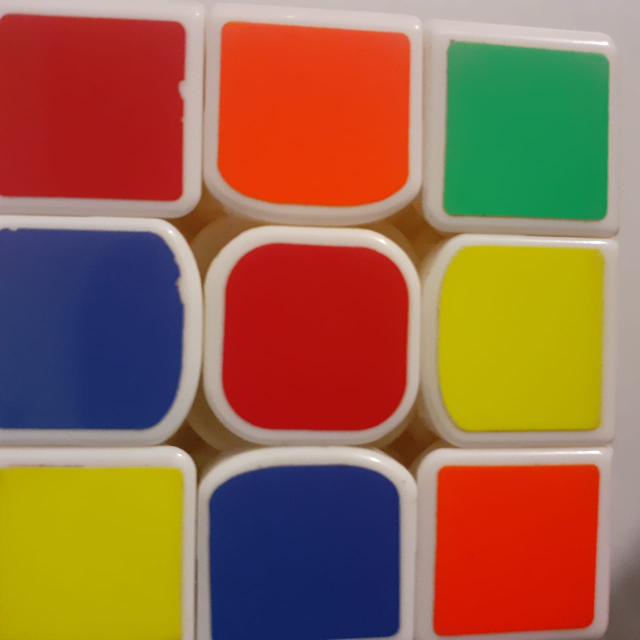
#> input picture data/0.png, 1280 x 1280 px (shown at 1/2 size)
$ python -i vision.py   (imports and definitions only)   (older library calls are emulated)
#> lines starting #> are read from the running program, lines starting #| are printed output that depends on the picture; after the words box and inside, x2 and y2 are one past the last pixel; in counts of white or black regions, pixels touching at a corner belong together
### src/colors.py
import cv2
import numpy as np
import rerun as rr

# Note, the ranges are dependent on the lighting conditions
# red, orange and yellow can be very similar

HSV_RANGES = {
    "red": ((0, 100, 100), (8, 255, 255)),
    "orange": ((9, 100, 100), (28, 255, 255)),
    "yellow": ((29, 60, 100), (35, 255, 255)),
    "green": ((36, 70, 100), (88, 255, 255)),
    "blue": ((99, 150, 150), (130, 255, 255)),
    "white": ((0, 0, 200), (255, 60, 255)),
}

COLOR_CODES = {
    "red": "R",
    "orange": "O",
    "yellow": "Y",
    "green": "G",
    "blue": "B",
    "white": "W",
}


# [18 lines left out: functions _gamma_correction, _white_balance, not called in this run]

def _get_hsv(rgb_image: np.ndarray, verbose: bool = False) -> np.ndarray:
    hsv = cv2.cvtColor(rgb_image, cv2.COLOR_RGB2HSV)
    hsv[..., 0] = hsv[..., 0] % 170
    if verbose:
        h, s, v = cv2.split(hsv)
        rr.log("h", rr.Image(h))
        rr.log("s", rr.Image(s))
        rr.log("v", rr.Image(v))
    return hsv


# [15 lines left out: function _classify_color, not called in this run]

### src/vision.py
import pathlib

import cv2
import imutils
import numpy as np
import rerun as rr
from colors import HSV_RANGES, _classify_color, _get_hsv
from imutils import perspective

KERNEL_SML = cv2.getStructuringElement(cv2.MORPH_RECT, (3, 3))
KERNEL_MED = cv2.getStructuringElement(cv2.MORPH_RECT, (5, 5))
KERNEL_BIG = cv2.getStructuringElement(cv2.MORPH_RECT, (7, 7))

WIDTH = 480


# [11 lines left out: functions _preprocess, _load_image, not called in this run]


def _morph(stuff: np.ndarray, verbose: bool = False):
    eroded_sml = cv2.erode(stuff, KERNEL_SML, iterations=4)
    eroded_med = cv2.erode(eroded_sml, KERNEL_MED, iterations=1)
    eroded_big = cv2.erode(eroded_med, KERNEL_BIG, iterations=1)

    filtered = cv2.boxFilter(eroded_big, -1, (7, 7), normalize=False)
    dilated = cv2.dilate(filtered, KERNEL_MED, iterations=5)

    closed = cv2.morphologyEx(dilated, cv2.MORPH_CLOSE, KERNEL_MED, iterations=6)

    if verbose:
        rr.log("morph/stuff", rr.Image(stuff))
        rr.log("morph/closed", rr.SegmentationImage(closed))

    return closed


def _segment_cube(rgb_img: np.ndarray, verbose: bool = False):
    hsv = _get_hsv(rgb_img)
    mask = np.zeros_like(hsv[:, :, 0])
    for color, (lower, upper) in HSV_RANGES.items():
        color_mask = cv2.inRange(hsv, lower, upper)
        mask |= color_mask
    mask = _morph(mask, verbose=verbose)
    return mask


def _compactness(contour: np.ndarray) -> float:
    """Calculate the compactness of a contour

    Args:
        contour (np.ndarray): A contour

    Returns:
        float: The compactness of the contour
    """
    area = cv2.contourArea(contour)
    perimeter = cv2.arcLength(contour, True)
    compactness = 4 * np.pi * area / (perimeter**2)
    return compactness


def _squareness_error(contour: np.ndarray) -> float:
    """Calculate the squareness error of a contour

    Args:
        contour (np.ndarray): A contour

    Returns:
        float: The squareness error of the contour
    """

    compactness = _compactness(contour)
    return 1e6 * (1 / 16 - compactness) ** 2


def _get_box(binarized: np.ndarray, verbose: bool = False):
    edges = cv2.Laplacian(binarized, cv2.CV_8U, ksize=5)
    if verbose:
        rr.log("edges", rr.Image(edges))
    cnts = cv2.findContours(edges, cv2.RETR_EXTERNAL, cv2.CHAIN_APPROX_SIMPLE)
    cnts = imutils.grab_contours(cnts)
    cnts = sorted(cnts, key=lambda c: cv2.contourArea(c) * _squareness_error(c))

    max_peri = -np.inf
    biggest = None
    for c in cnts:
        peri = cv2.arcLength(c, True)
        approx = cv2.approxPolyDP(c, 0.1 * peri, True)
        if len(approx) == 4:
            if peri > max_peri:
                max_peri = peri
                biggest = approx
                biggest = np.array(sorted(biggest, key=lambda x: x[0][0] + x[0][1]))
    return biggest, max_peri


def _fix_perspective(rgb_img: np.ndarray, verbose: bool = False):
    mask = _segment_cube(rgb_img, verbose=verbose)
    contour, peri = _get_box(mask, verbose=verbose)

    if contour is None:
        raise Exception("No contour found!")

    rect = cv2.minAreaRect(contour)
    box = cv2.boxPoints(rect)

    # if the perimeter is too small the contour is probably noise
    if peri < 250 or peri > 900:
        raise Exception("Contour could be noise!")

    cropped = perspective.four_point_transform(rgb_img, box)

    pts_dst = np.array(
        [[WIDTH, WIDTH], [WIDTH * 2, WIDTH], [WIDTH * 2, WIDTH * 2], [WIDTH, WIDTH * 2]]
    )

    M, _ = cv2.findHomography(box, pts_dst)
    clone = rgb_img.copy()
    # draw rect over clone
    cv2.drawContours(clone, [box.astype("int")], -1, (0, 255, 0), 2)
    warped = cv2.warpPerspective(clone, M, (WIDTH * 3, WIDTH * 3))

    if verbose:
        rr.log("image/corners", rr.Points2D(positions=box, colors=(255, 0, 0), radii=6, labels='face corner'))
        rr.log("warped", rr.Image(warped))

    return cropped, warped, M


# [26 lines left out: functions _get_cells, _get_face_colors, not called in this run]

>>> import cv2
>>> picture = cv2.imread('../data/0.png')
#> picture is the input picture: shape (1280, 1280, 3); mean B, G, R 73.6, 103.1, 150.3
>>> result = _fix_perspective(picture)
#> the loop in _segment_cube, `for color, (lower, upper) in HSV_RANGES.items():` made 6 passes
#> pass 1, in _segment_cube, `color_mask = cv2.inRange(hsv, lower, upper)`:
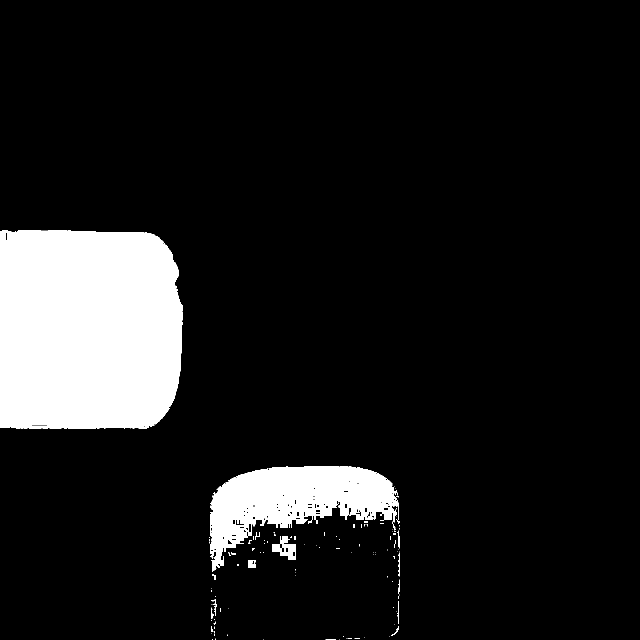
#> color_mask: shape (1280, 1280) (shown at 1/2 size); 10.9% white; 117 white regions (95 under 20 px), largest, box (x1, y1, x2, y2) and area: (0, 460, 365, 858) 137749, (420, 932, 798, 1144) 38694, (544, 1072, 592, 1120) 1220
#> after the loop in _segment_cube, `for color, (lower, upper) in HSV_RANGES.items():`:
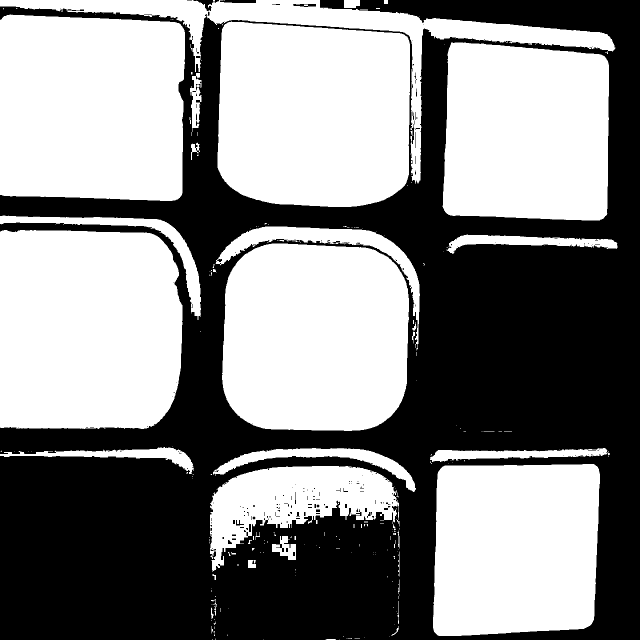
#> mask: shape (1280, 1280) (shown at 1/2 size); 54% white; 199 black regions (162 under 20 px), largest, box (x1, y1, x2, y2) and area: (0, 0, 1280, 1280) 751317, (440, 0, 512, 6) 391, (386, 0, 427, 23) 364
#> in _morph, `eroded_sml = cv2.erode(stuff, KERNEL_SML, iterations=4)`:
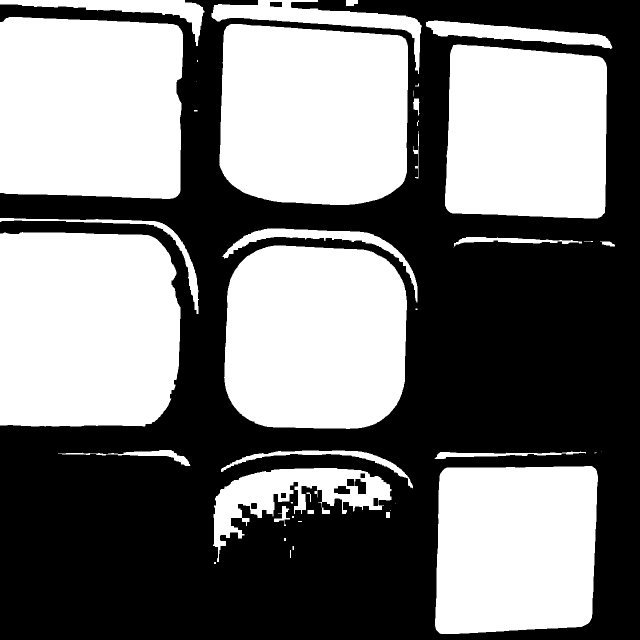
#> eroded_sml: shape (1280, 1280) (shown at 1/2 size); 48.2% white; 44 white regions (13 under 20 px), largest, box (x1, y1, x2, y2) and area: (0, 464, 361, 853) 133069, (0, 34, 366, 398) 127031, (439, 48, 816, 410) 125110
#> in _morph, `eroded_big = cv2.erode(eroded_med, KERNEL_BIG, iterations=1)`:
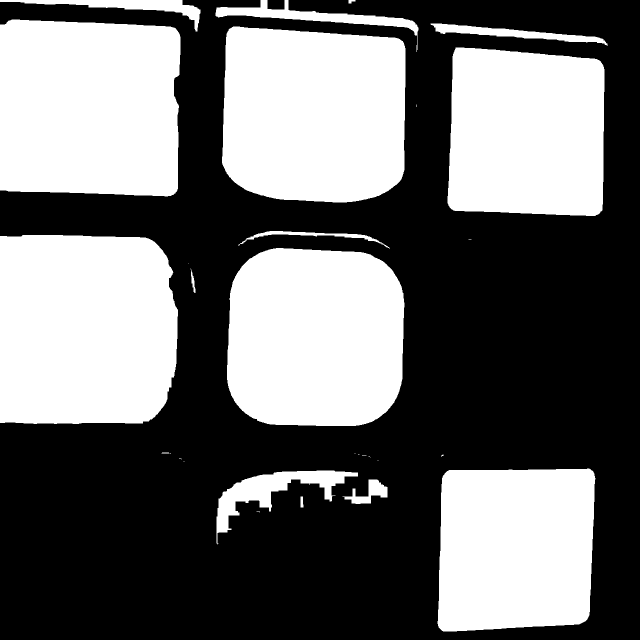
#> eroded_big: shape (1280, 1280) (shown at 1/2 size); 43.2% white; 29 white regions (13 under 20 px), largest, box (x1, y1, x2, y2) and area: (0, 470, 356, 848) 127346, (0, 39, 361, 393) 121371, (444, 53, 811, 405) 117807
#> in _morph, `filtered = cv2.boxFilter(eroded_big, -1, (7, 7), normalize=False)`:
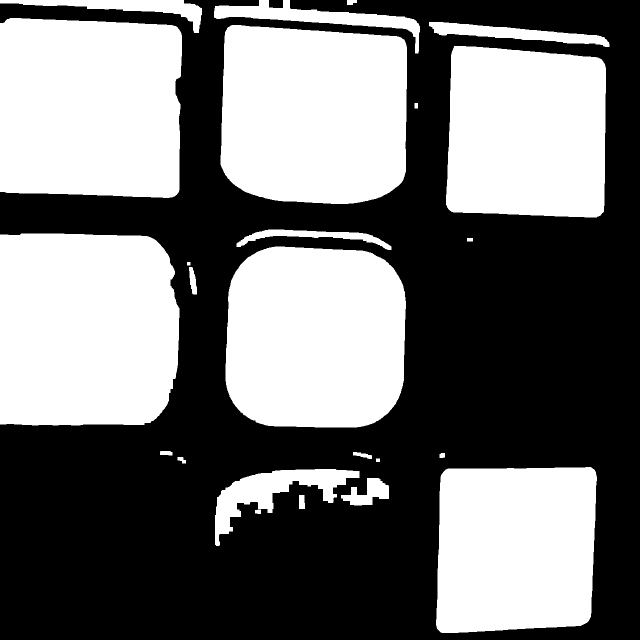
#> filtered: shape (1280, 1280) (shown at 1/2 size); 45.6% white; 24 white regions, largest, box (x1, y1, x2, y2) and area: (0, 467, 359, 851) 130730, (0, 36, 364, 396) 124755, (441, 50, 814, 408) 122163
#> in _morph, `closed = cv2.morphologyEx(dilated, cv2.MORPH_CLOSE, KERNEL_MED, iterat..`:
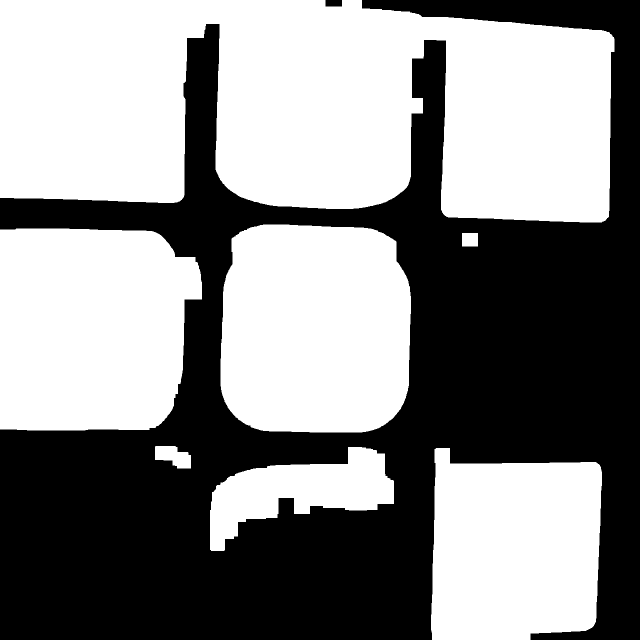
#> closed: shape (1280, 1280) (shown at 1/2 size); 54.3% white; 2 black regions, box (x1, y1, x2, y2) and area: (0, 0, 1280, 1280) 748732, (651, 0, 684, 13) 429
#> in _get_box, `edges = cv2.Laplacian(binarized, cv2.CV_8U, ksize=5)`:
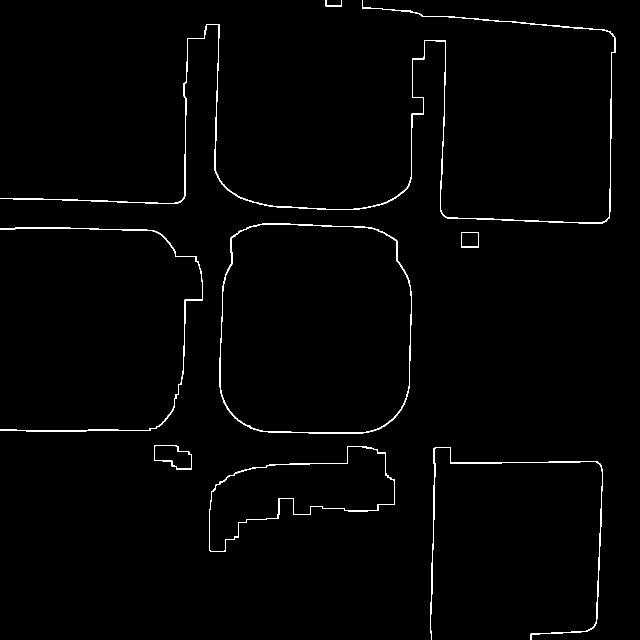
#> edges: shape (1280, 1280) (shown at 1/2 size); 1.2% white in thin lines or dots
#> in _get_box, `cnts = cv2.findContours(edges, cv2.RETR_EXTERNAL, cv2.CHAIN_APPROX_SIM..`: cnts = 8 contours; box (x1, y1, x2, y2) and area: (439, 447, 824, 867) 147310, (418, 892, 790, 1104) 38710, (0, 0, 1231, 447) 3978, (308, 890, 384, 939) 2615, (860, 894, 1206, 1280) 1329, (0, 455, 406, 863) 1325, (922, 464, 958, 495) 1050, (651, 0, 684, 13) 55
#> the loop in _get_box, `for c in cnts:` made 8 passes
#> (peri, approx, max_peri, biggest) on pass 3: (2466.5, [[867, 896], [862, 1279], [872, 895], [1185, 1257]], 2466.5, [[867, 896], [872, 895], [862, 1279], [1185, 1257]])
#> after the loop in _get_box, `for c in cnts:`: max_peri = 2466.5
#> in _fix_perspective, `contour, peri = _get_box(mask, verbose=verbose)`: contour = [[867, 896], [872, 895], [862, 1279], [1185, 1257]]; peri = 2466.5
#> in _fix_perspective, `rect = cv2.minAreaRect(contour)`: rect = ((1010.5, 1077.2), (323.7, 382.4), -3.9)
#> in _fix_perspective, `box = cv2.boxPoints(rect)`: box = [[862, 1279], [836, 897.5], [1159, 875.5], [1185, 1257]]
#> (the run stopped early here; a loop or call above may not have finished)
